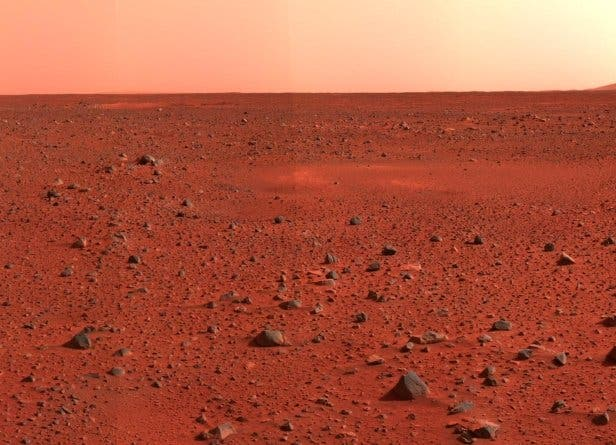
#> input picture ref1.png, 616 x 445 px
$ python generate_test.py
#> lines starting #> are read from the running program, lines starting #| are printed output that depends on the picture
import cv2
import numpy as np

# Load ref1.png
img = cv2.imread('ref1.png')
#> img is the input picture: shape (445, 616, 3); mean B, G, R 64.6, 87.5, 173.4
if img is None:
    print("Error: ref1.png not found")
    exit()

# Apply some transformations (Rotation, slightly different scale)
rows, cols, ch = img.shape
#> rows = 445; cols = 616; ch = 3
M = cv2.getRotationMatrix2D((cols/2, rows/2), 15, 1.1)
transformed = cv2.warpAffine(img, M, (cols, rows))
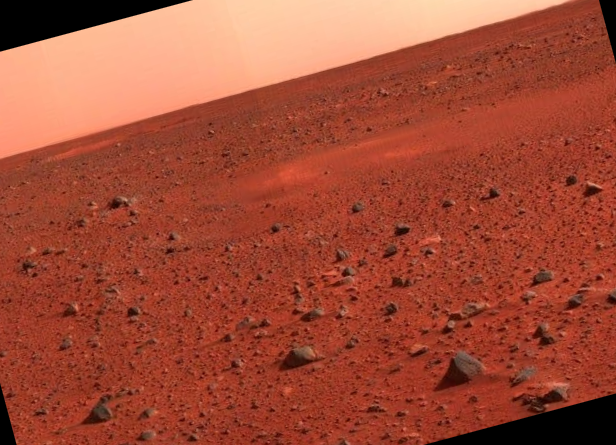
#> transformed: shape (445, 616, 3); mean B, G, R 54.9, 76, 161.5

# Save as test_match.png
cv2.imwrite('test_match.png', transformed)
print("Generated test_match.png from ref1.png")

$ run again, with ref2.png copied over ref1.png
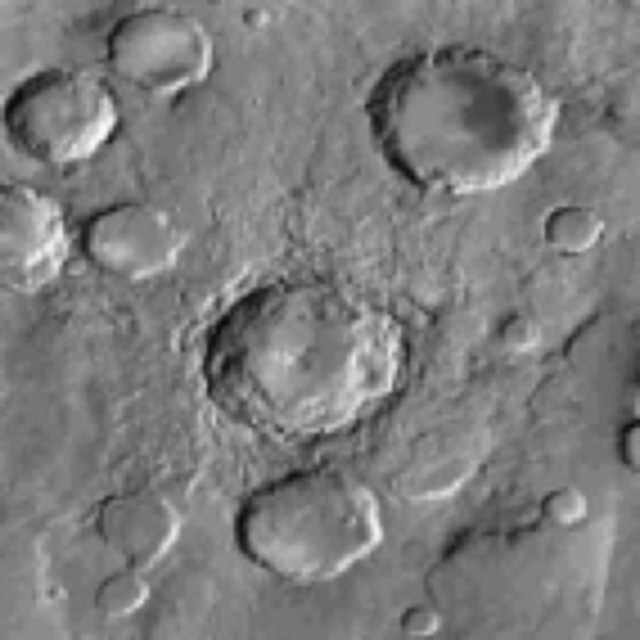
#> input picture ref2.png, 640 x 640 px
#> img is the input picture: shape (640, 640, 3); min 6, max 253, mean 124.8
#> `transformed = cv2.warpAffine(img, M, (cols, rows))`:
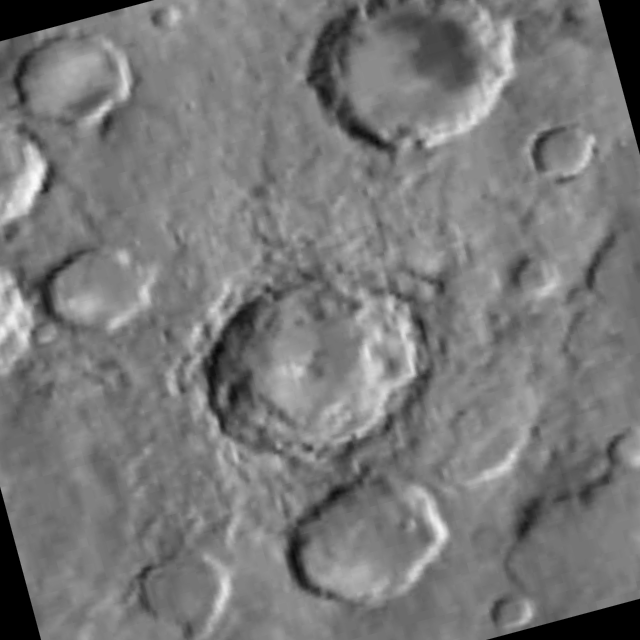
#> transformed: shape (640, 640, 3); min 0, max 251, mean 120.6

$ run again, with ref3.png copied over ref1.png
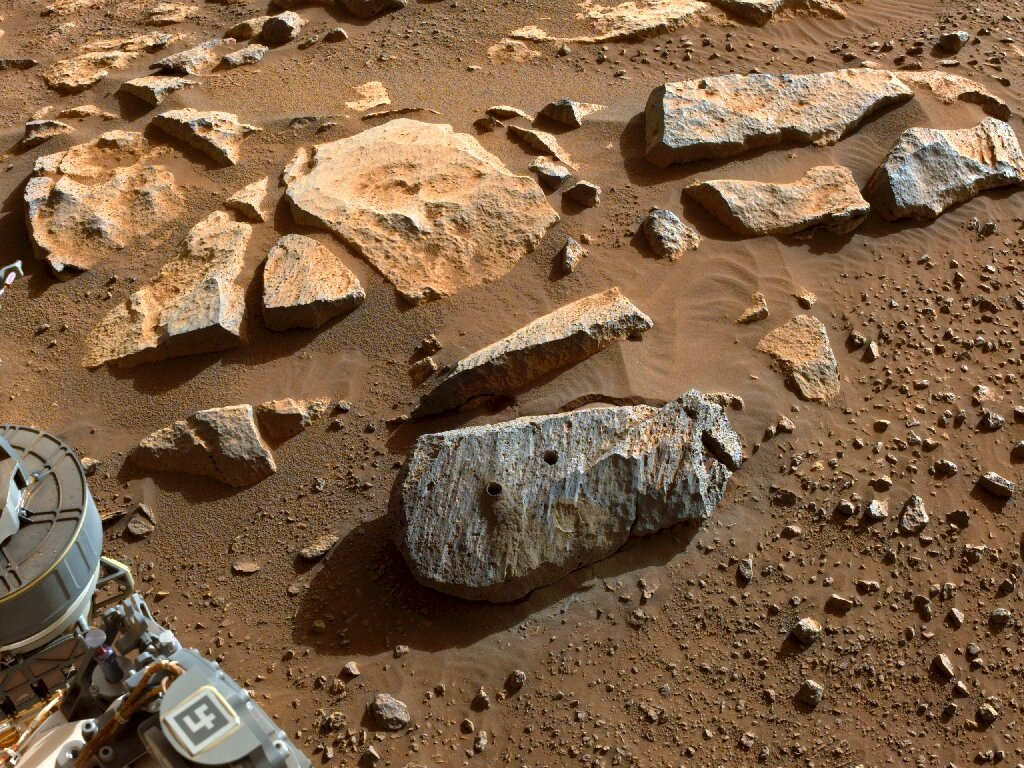
#> input picture ref3.png, 1024 x 768 px
#> img is the input picture: shape (768, 1024, 3); mean B, G, R 71.3, 98.6, 127.2
#> `transformed = cv2.warpAffine(img, M, (cols, rows))`:
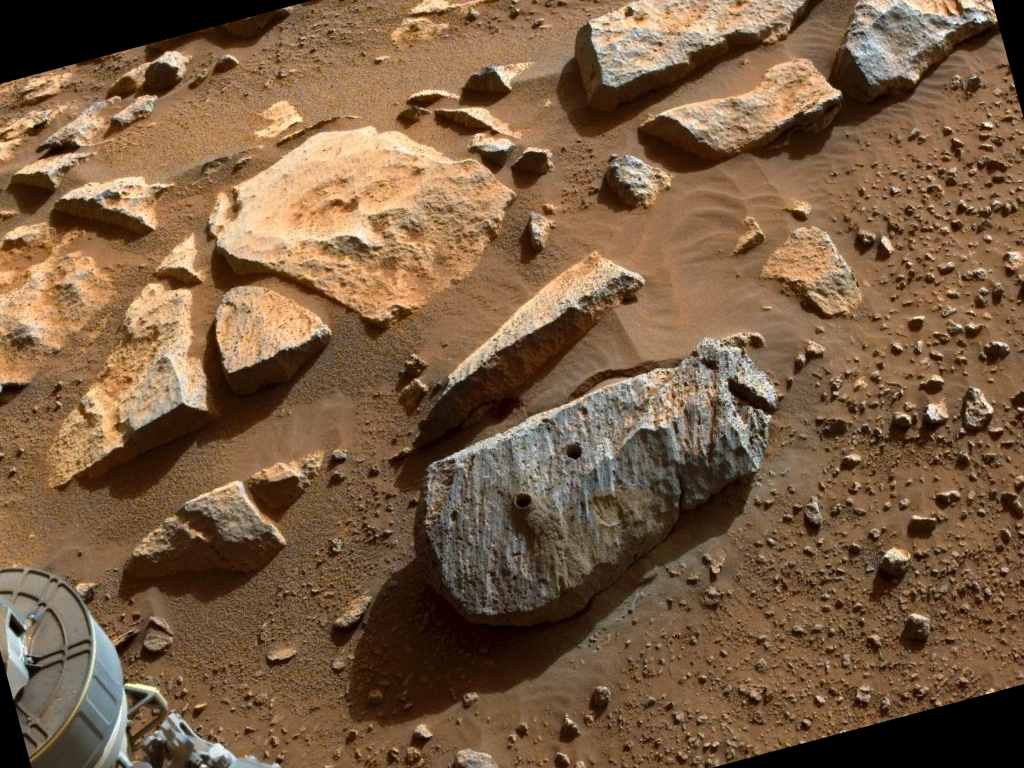
#> transformed: shape (768, 1024, 3); mean B, G, R 67.7, 94, 121.6
